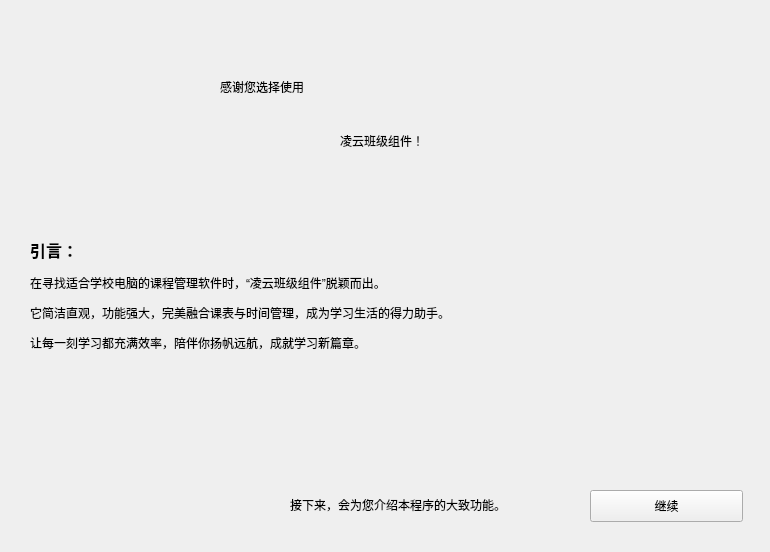
<?xml version="1.0" encoding="UTF-8"?>
<ui version="4.0">
 <class>Form</class>
 <widget class="QWidget" name="Form">
  <property name="geometry">
   <rect>
    <x>0</x>
    <y>0</y>
    <width>770</width>
    <height>552</height>
   </rect>
  </property>
  <property name="windowTitle">
   <string>Form</string>
  </property>
  <widget class="QStackedWidget" name="stackedWidget">
   <property name="geometry">
    <rect>
     <x>10</x>
     <y>20</y>
     <width>741</width>
     <height>501</height>
    </rect>
   </property>
   <property name="currentIndex">
    <number>0</number>
   </property>
   <widget class="QWidget" name="page_1">
    <widget class="LargeTitleLabel" name="LargeTitleLabel">
     <property name="geometry">
      <rect>
       <x>330</x>
       <y>90</y>
       <width>281</width>
       <height>61</height>
      </rect>
     </property>
     <property name="text">
      <string>凌云班级组件！</string>
     </property>
     <property name="lightColor" stdset="0">
      <color>
       <red>0</red>
       <green>0</green>
       <blue>127</blue>
      </color>
     </property>
    </widget>
    <widget class="DisplayLabel" name="DisplayLabel">
     <property name="geometry">
      <rect>
       <x>20</x>
       <y>20</y>
       <width>161</width>
       <height>150</height>
      </rect>
     </property>
     <property name="text">
      <string/>
     </property>
     <property name="textFormat">
      <enum>Qt::AutoText</enum>
     </property>
     <property name="pixmap">
      <pixmap>../png/welcome.png</pixmap>
     </property>
     <property name="scaledContents">
      <bool>true</bool>
     </property>
    </widget>
    <widget class="StrongBodyLabel" name="StrongBodyLabel">
     <property name="geometry">
      <rect>
       <x>280</x>
       <y>475</y>
       <width>271</width>
       <height>19</height>
      </rect>
     </property>
     <property name="text">
      <string>接下来，会为您介绍本程序的大致功能。</string>
     </property>
    </widget>
    <widget class="LargeTitleLabel" name="LargeTitleLabel_2">
     <property name="geometry">
      <rect>
       <x>210</x>
       <y>40</y>
       <width>301</width>
       <height>54</height>
      </rect>
     </property>
     <property name="text">
      <string>感谢您选择使用</string>
     </property>
    </widget>
    <widget class="StrongBodyLabel" name="StrongBodyLabel_2">
     <property name="geometry">
      <rect>
       <x>20</x>
       <y>190</y>
       <width>691</width>
       <height>171</height>
      </rect>
     </property>
     <property name="text">
      <string>&lt;html&gt;&lt;head/&gt;&lt;body&gt;&lt;p&gt;&lt;span style=&quot; font-size:12pt; font-weight:600;&quot;&gt;引言：&lt;/span&gt;&lt;/p&gt;&lt;p&gt;在寻找适合学校电脑的课程管理软件时，“凌云班级组件”脱颖而出。&lt;/p&gt;&lt;p&gt;它简洁直观，功能强大，完美融合课表与时间管理，成为学习生活的得力助手。&lt;/p&gt;&lt;p&gt;让每一刻学习都充满效率，陪伴你扬帆远航，成就学习新篇章。&lt;/p&gt;&lt;/body&gt;&lt;/html&gt;</string>
     </property>
    </widget>
   </widget>
   <widget class="QWidget" name="page_2">
    <widget class="LargeTitleLabel" name="LargeTitleLabel_3">
     <property name="geometry">
      <rect>
       <x>140</x>
       <y>15</y>
       <width>241</width>
       <height>54</height>
      </rect>
     </property>
     <property name="text">
      <string>软件亮点</string>
     </property>
    </widget>
    <widget class="SmoothScrollArea" name="sm">
     <property name="geometry">
      <rect>
       <x>0</x>
       <y>70</y>
       <width>741</width>
       <height>391</height>
      </rect>
     </property>
     <property name="styleSheet">
      <string notr="true">background: transparent; border: none</string>
     </property>
     <property name="widgetResizable">
      <bool>true</bool>
     </property>
     <widget class="QWidget" name="scrollAreaWidgetContents">
      <property name="geometry">
       <rect>
        <x>0</x>
        <y>0</y>
        <width>741</width>
        <height>391</height>
       </rect>
      </property>
      <layout class="QHBoxLayout" name="horizontalLayout_7">
       <item>
        <widget class="ElevatedCardWidget" name="ElevatedCardWidget">
         <property name="minimumSize">
          <size>
           <width>291</width>
           <height>331</height>
          </size>
         </property>
         <property name="maximumSize">
          <size>
           <width>291</width>
           <height>331</height>
          </size>
         </property>
         <widget class="SubtitleLabel" name="SubtitleLabel_3">
          <property name="geometry">
           <rect>
            <x>20</x>
            <y>20</y>
            <width>201</width>
            <height>28</height>
           </rect>
          </property>
          <property name="text">
           <string>一键黑屏只显示时间</string>
          </property>
         </widget>
         <widget class="BodyLabel" name="BodyLabel_3">
          <property name="geometry">
           <rect>
            <x>30</x>
            <y>60</y>
            <width>241</width>
            <height>161</height>
           </rect>
          </property>
          <property name="frameShadow">
           <enum>QFrame::Sunken</enum>
          </property>
          <property name="text">
           <string>&lt;html&gt;&lt;head/&gt;&lt;body&gt;&lt;p&gt;右键凌云软件的系统托盘图标 &lt;/p&gt;&lt;p&gt;您可以点击“开启黑屏”这样可以使电脑&lt;/p&gt;&lt;p&gt;保持黑底，只显示时间。当然，你也可&lt;/p&gt;&lt;p&gt;以选择“开启黑屏（不带时间）”。&lt;/p&gt;&lt;/body&gt;&lt;/html&gt;</string>
          </property>
          <property name="alignment">
           <set>Qt::AlignLeading|Qt::AlignLeft|Qt::AlignTop</set>
          </property>
         </widget>
         <widget class="CaptionLabel" name="CaptionLabel_5">
          <property name="geometry">
           <rect>
            <x>220</x>
            <y>60</y>
            <width>21</width>
            <height>21</height>
           </rect>
          </property>
          <property name="text">
           <string/>
          </property>
          <property name="pixmap">
           <pixmap>../../ico/LINGYUN.ico</pixmap>
          </property>
          <property name="scaledContents">
           <bool>true</bool>
          </property>
          <property name="wordWrap">
           <bool>false</bool>
          </property>
         </widget>
         <widget class="CaptionLabel" name="CaptionLabel_6">
          <property name="geometry">
           <rect>
            <x>30</x>
            <y>190</y>
            <width>231</width>
            <height>121</height>
           </rect>
          </property>
          <property name="text">
           <string/>
          </property>
          <property name="pixmap">
           <pixmap>../png/p1.png</pixmap>
          </property>
          <property name="scaledContents">
           <bool>true</bool>
          </property>
         </widget>
        </widget>
       </item>
       <item>
        <widget class="ElevatedCardWidget" name="ElevatedCardWidget_2">
         <property name="minimumSize">
          <size>
           <width>391</width>
           <height>331</height>
          </size>
         </property>
         <property name="maximumSize">
          <size>
           <width>391</width>
           <height>331</height>
          </size>
         </property>
         <widget class="SubtitleLabel" name="SubtitleLabel_4">
          <property name="geometry">
           <rect>
            <x>20</x>
            <y>20</y>
            <width>201</width>
            <height>28</height>
           </rect>
          </property>
          <property name="text">
           <string>全新的桌面课表组件</string>
          </property>
         </widget>
         <widget class="BodyLabel" name="BodyLabel_4">
          <property name="geometry">
           <rect>
            <x>30</x>
            <y>60</y>
            <width>231</width>
            <height>201</height>
           </rect>
          </property>
          <property name="frameShadow">
           <enum>QFrame::Sunken</enum>
          </property>
          <property name="text">
           <string>&lt;html&gt;&lt;head/&gt;&lt;body&gt;&lt;p&gt;当桌面组件启用后，你可以发现在桌&lt;/p&gt;&lt;p&gt;面右侧有一些卡片。这些卡片背景为&lt;/p&gt;&lt;p&gt;渐变色，其中“今日课程”背景为焕彩&lt;/p&gt;&lt;p&gt;渐变色。课程表和时间线均可在设置&lt;/p&gt;&lt;p&gt;中进行修改，本向导接下来也会帮助&lt;/p&gt;&lt;p&gt;你完成一些设置。&lt;/p&gt;&lt;p&gt;&lt;br/&gt;&lt;/p&gt;&lt;/body&gt;&lt;/html&gt;</string>
          </property>
          <property name="alignment">
           <set>Qt::AlignLeading|Qt::AlignLeft|Qt::AlignTop</set>
          </property>
         </widget>
         <widget class="CaptionLabel" name="CaptionLabel_7">
          <property name="geometry">
           <rect>
            <x>260</x>
            <y>20</y>
            <width>101</width>
            <height>281</height>
           </rect>
          </property>
          <property name="text">
           <string/>
          </property>
          <property name="pixmap">
           <pixmap>../png/p2.png</pixmap>
          </property>
          <property name="scaledContents">
           <bool>true</bool>
          </property>
         </widget>
        </widget>
       </item>
      </layout>
     </widget>
    </widget>
    <widget class="DisplayLabel" name="DisplayLabel_2">
     <property name="geometry">
      <rect>
       <x>30</x>
       <y>0</y>
       <width>91</width>
       <height>91</height>
      </rect>
     </property>
     <property name="text">
      <string/>
     </property>
     <property name="textFormat">
      <enum>Qt::AutoText</enum>
     </property>
     <property name="pixmap">
      <pixmap>../png/class.png</pixmap>
     </property>
     <property name="scaledContents">
      <bool>true</bool>
     </property>
    </widget>
   </widget>
   <widget class="QWidget" name="page_3">
    <widget class="LargeTitleLabel" name="LargeTitleLabel_4">
     <property name="geometry">
      <rect>
       <x>140</x>
       <y>15</y>
       <width>241</width>
       <height>54</height>
      </rect>
     </property>
     <property name="text">
      <string>配置课程表</string>
     </property>
    </widget>
    <widget class="StrongBodyLabel" name="StrongBodyLabel_3">
     <property name="geometry">
      <rect>
       <x>30</x>
       <y>100</y>
       <width>461</width>
       <height>101</height>
      </rect>
     </property>
     <property name="text">
      <string>配置课表和时间线是使用桌面组件的必要环节。
你可以稍后打开设置，进行编辑和配置课表和时间线。

*后期版本支持直接在该界面编辑，敬请期待。</string>
     </property>
    </widget>
    <widget class="DisplayLabel" name="DisplayLabel_3">
     <property name="geometry">
      <rect>
       <x>30</x>
       <y>0</y>
       <width>91</width>
       <height>91</height>
      </rect>
     </property>
     <property name="text">
      <string/>
     </property>
     <property name="textFormat">
      <enum>Qt::AutoText</enum>
     </property>
     <property name="pixmap">
      <pixmap>../png/copybook.png</pixmap>
     </property>
     <property name="scaledContents">
      <bool>true</bool>
     </property>
    </widget>
    <widget class="StrongBodyLabel" name="StrongBodyLabel_5">
     <property name="geometry">
      <rect>
       <x>30</x>
       <y>190</y>
       <width>621</width>
       <height>101</height>
      </rect>
     </property>
     <property name="text">
      <string>另外，在课表中推荐使用“MiSans Bold”字体，
桌面时间推荐使用“SF Soft UI”字体
这两款字体为默认字体，无需二次配置。</string>
     </property>
    </widget>
   </widget>
   <widget class="QWidget" name="page_4">
    <widget class="DisplayLabel" name="DisplayLabel_4">
     <property name="geometry">
      <rect>
       <x>30</x>
       <y>0</y>
       <width>91</width>
       <height>91</height>
      </rect>
     </property>
     <property name="text">
      <string/>
     </property>
     <property name="textFormat">
      <enum>Qt::AutoText</enum>
     </property>
     <property name="pixmap">
      <pixmap>../png/check-mark.png</pixmap>
     </property>
     <property name="scaledContents">
      <bool>true</bool>
     </property>
    </widget>
    <widget class="LargeTitleLabel" name="LargeTitleLabel_5">
     <property name="geometry">
      <rect>
       <x>140</x>
       <y>15</y>
       <width>241</width>
       <height>54</height>
      </rect>
     </property>
     <property name="text">
      <string>部署完成</string>
     </property>
    </widget>
    <widget class="StrongBodyLabel" name="StrongBodyLabel_4">
     <property name="geometry">
      <rect>
       <x>30</x>
       <y>80</y>
       <width>461</width>
       <height>101</height>
      </rect>
     </property>
     <property name="text">
      <string>恭喜您部署完成，开始使用凌云班级组件吧！</string>
     </property>
    </widget>
   </widget>
  </widget>
  <widget class="PrimaryPushButton" name="next_button">
   <property name="geometry">
    <rect>
     <x>590</x>
     <y>490</y>
     <width>153</width>
     <height>32</height>
    </rect>
   </property>
   <property name="text">
    <string>继续</string>
   </property>
  </widget>
 </widget>
 <customwidgets>
  <customwidget>
   <class>PushButton</class>
   <extends>QPushButton</extends>
   <header>qfluentwidgets</header>
  </customwidget>
  <customwidget>
   <class>PrimaryPushButton</class>
   <extends>PushButton</extends>
   <header>qfluentwidgets</header>
  </customwidget>
  <customwidget>
   <class>CardWidget</class>
   <extends>QFrame</extends>
   <header>qfluentwidgets</header>
   <container>1</container>
  </customwidget>
  <customwidget>
   <class>ElevatedCardWidget</class>
   <extends>SimpleCardWidget</extends>
   <header>qfluentwidgets</header>
   <container>1</container>
  </customwidget>
  <customwidget>
   <class>SimpleCardWidget</class>
   <extends>CardWidget</extends>
   <header>qfluentwidgets</header>
   <container>1</container>
  </customwidget>
  <customwidget>
   <class>SmoothScrollArea</class>
   <extends>QScrollArea</extends>
   <header>qfluentwidgets</header>
   <container>1</container>
  </customwidget>
  <customwidget>
   <class>CaptionLabel</class>
   <extends>QLabel</extends>
   <header>qfluentwidgets</header>
  </customwidget>
  <customwidget>
   <class>BodyLabel</class>
   <extends>QLabel</extends>
   <header>qfluentwidgets</header>
  </customwidget>
  <customwidget>
   <class>StrongBodyLabel</class>
   <extends>QLabel</extends>
   <header>qfluentwidgets</header>
  </customwidget>
  <customwidget>
   <class>SubtitleLabel</class>
   <extends>QLabel</extends>
   <header>qfluentwidgets</header>
  </customwidget>
  <customwidget>
   <class>LargeTitleLabel</class>
   <extends>QLabel</extends>
   <header>qfluentwidgets</header>
  </customwidget>
  <customwidget>
   <class>DisplayLabel</class>
   <extends>QLabel</extends>
   <header>qfluentwidgets</header>
  </customwidget>
 </customwidgets>
 <resources/>
 <connections/>
</ui>
